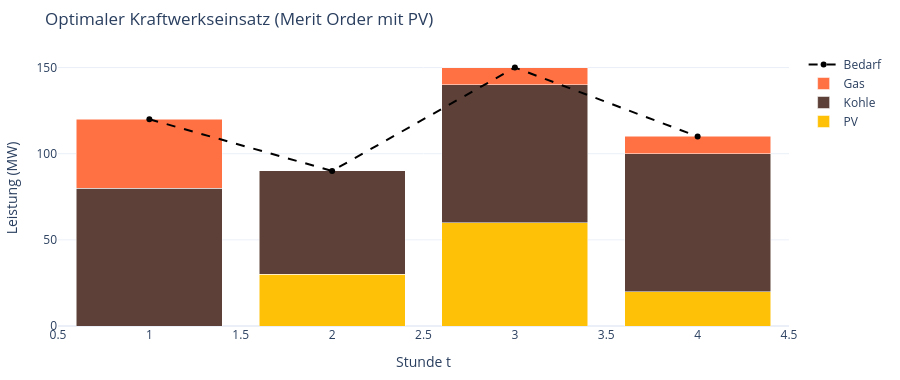

The notebook cell saved with this chart:
### Code cell
farben = {"PV": "#FFC107", "Kohle": "#5D4037", "Gas": "#FF7043"}

fig = go.Figure()
for kw in dispatch.columns:
    fig.add_bar(name=kw, x=dispatch.index, y=dispatch[kw], marker_color=farben[kw])
fig.add_scatter(x=T, y=d, name="Bedarf",
                mode="lines+markers", line=dict(color="black", dash="dash"))
fig.update_layout(barmode="stack", template="plotly_white",
                  title="Optimaler Kraftwerkseinsatz (Merit Order mit PV)",
                  xaxis_title="Stunde t", yaxis_title="Leistung (MW)",
                  height=380, margin=dict(t=50, b=40, l=50, r=20))
fig.show()

### Figure 1 — Plotly figure (JSON) as saved in the notebook; plotly's stock layout.template omitted (floating-point values rounded to 4 significant figures)
{"data": [{"marker": {"color": "#FFC107"}, "name": "PV", "type": "bar", "x": [1, 2, 3, 4], "y": [0.0, 30.0, 60.0, 20.0]}, {"marker": {"color": "#5D4037"}, "name": "Kohle", "type": "bar", "x": [1, 2, 3, 4], "y": [80.0, 60.0, 80.0, 80.0]}, {"marker": {"color": "#FF7043"}, "name": "Gas", "type": "bar", "x": [1, 2, 3, 4], "y": [40.0, 0.0, 10.0, 10.0]}, {"line": {"color": "black", "dash": "dash"}, "mode": "lines+markers", "name": "Bedarf", "type": "scatter", "x": [1, 2, 3, 4], "y": [120, 90, 150, 110]}], "layout": {"barmode": "stack", "height": 380, "margin": {"b": 40, "l": 50, "r": 20, "t": 50}, "title": {"text": "Optimaler Kraftwerkseinsatz (Merit Order mit PV)"}, "xaxis": {"title": {"text": "Stunde t"}}, "yaxis": {"title": {"text": "Leistung (MW)"}}}}
